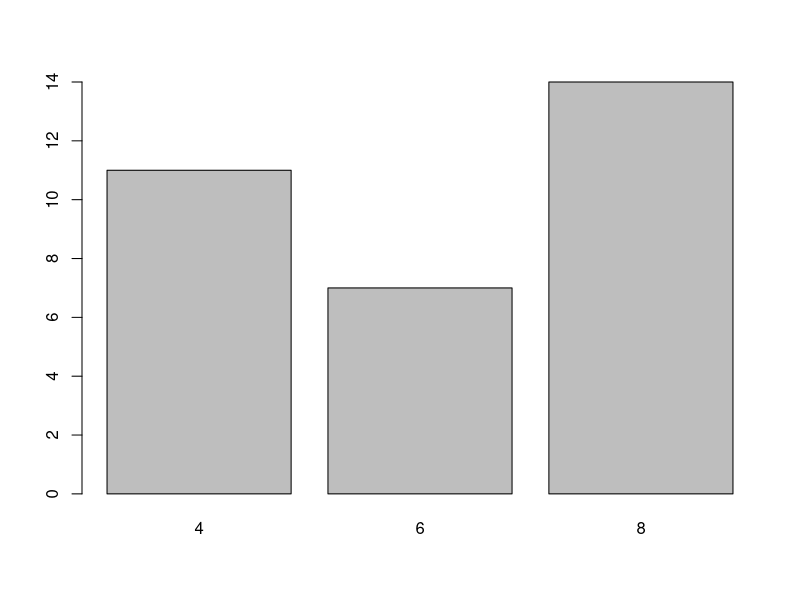
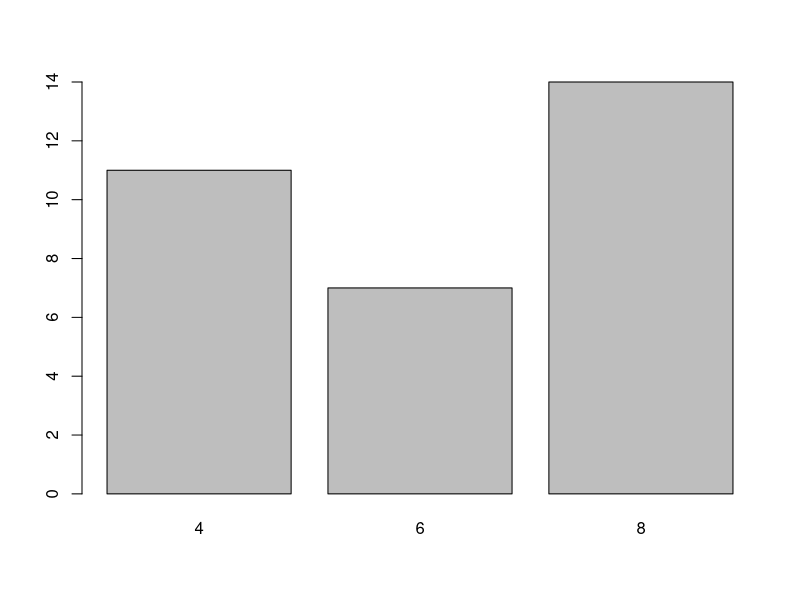
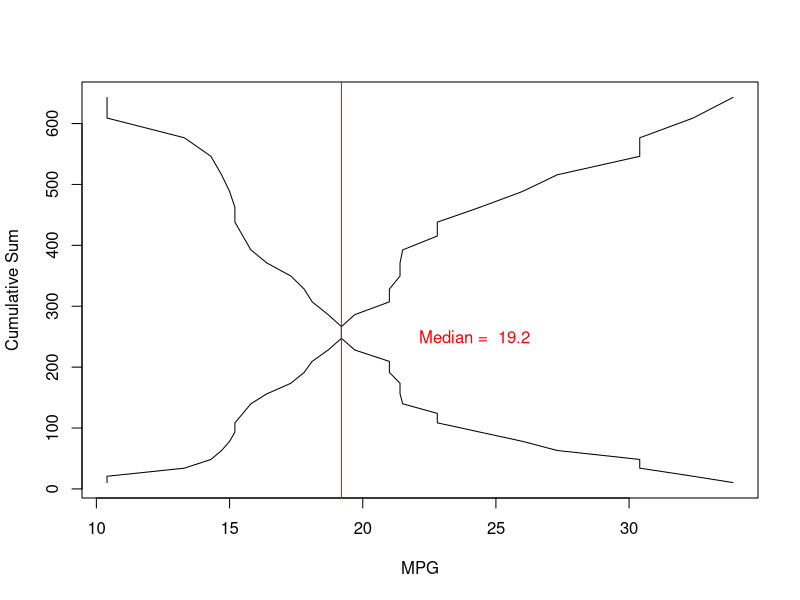
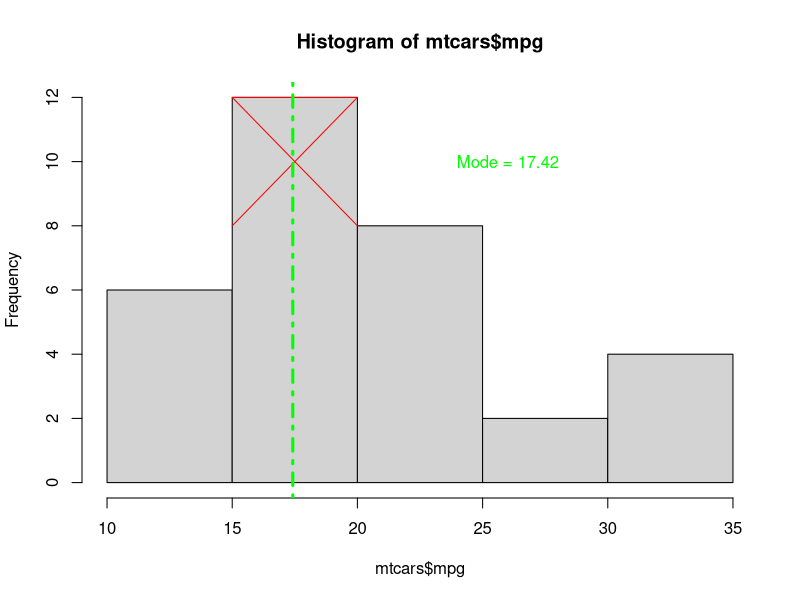
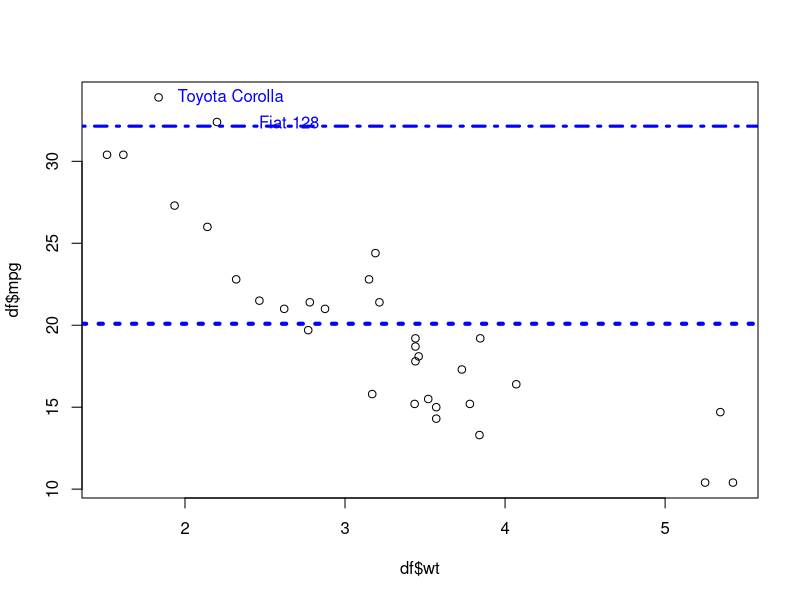
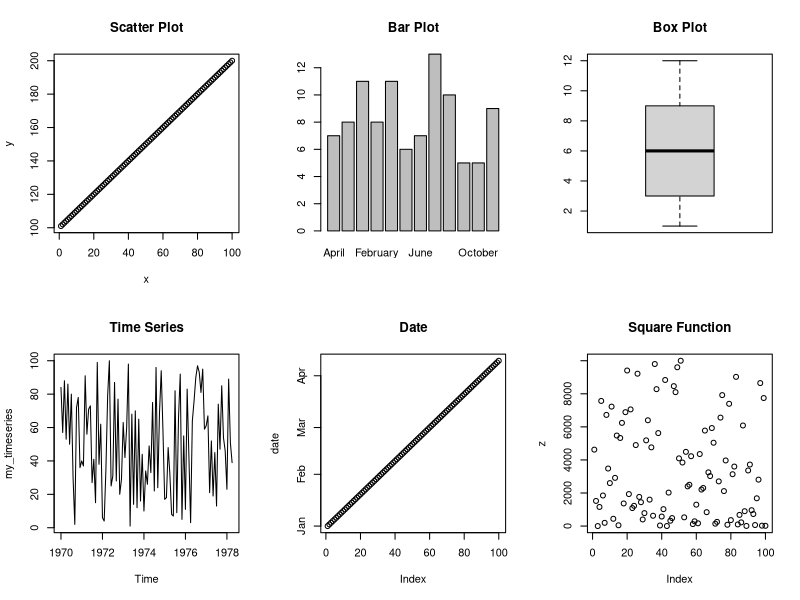
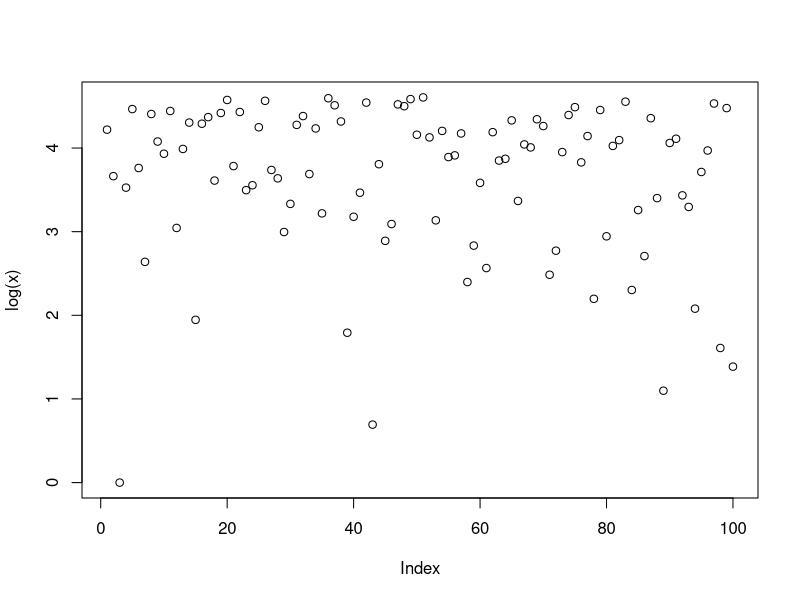
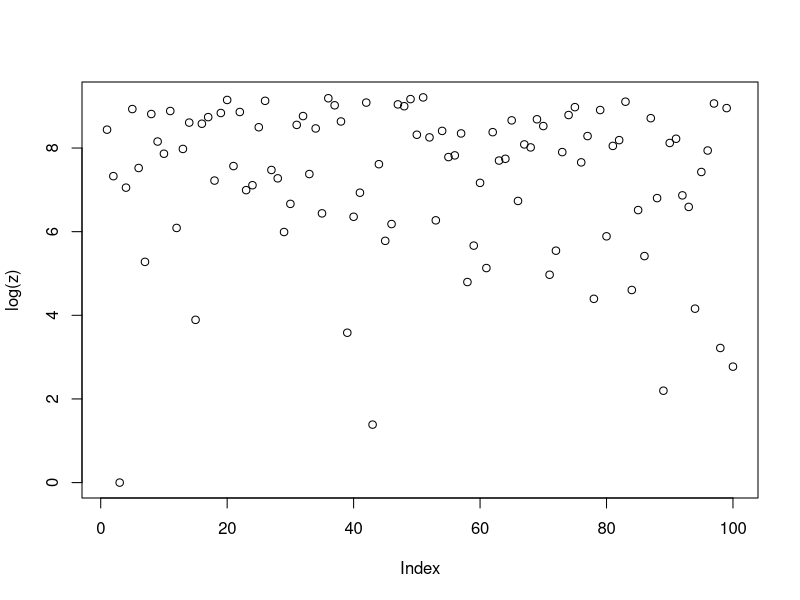

These charts were generated, in order, by the following R code:
## 1. Create a barplot of cyl variable of mtcars data with and without using factor argument

df<- mtcars             #creating df object that has mtcars dataframe data
barplot(table(df$cyl))  #getting frequency of data in df$cyl and plotting in barplot

plot(factor(df$cyl))    #plotting graph using plot function with factor argument

################################################################################################################
## 2. Locate median of mpg variable of mtcars data graphically and compare the median value with in-built function of R

newmtcarmpg<-sort(mtcars$mpg,decreasing = FALSE)                                   #sorting mpg attribute values in ascending order
cumulativeSum<- cumsum(newmtcarmpg)                                                #calculating cumulative sum frequencies
plot(newmtcarmpg,cumulativeSum,type = "l",xlab = "MPG",ylab = "Cumulative Sum")    #plot mpg vs cumulative summ
lines(newmtcarmpg,rev(cumulativeSum))                                              #adding more than ogive curve
abline(v=median(mtcars$mpg),col="red")                                             #getting vertical line
text(median(mtcars$mpg)+05,250,paste("Median = ",median(mtcars$mpg),sep = " "),col="red")

##############################################################################################################
## 3. Locate mode of mpg variable of mtcars data graphically and compare the mode value with the in-built/custom function of R
myHist<- hist(mtcars$mpg)                                                     #creating object of histogram
modeOfData<- 3*median(mtcars$mpg) -2*mean(mtcars$mpg)                         #calculation for mode
lines(x=myHist$breaks[c(2,3,2,3)],y=myHist$counts[c(3,2,2,3)],col="red")      #plotting lines that intersect each other at 17.42
abline(v=modeOfData,lty=16,lwd=3,col="green")                                 #ploting vertical line
text(26,10,paste("Mode = ",round(modeOfData,2),sep = ""),col="green")         #setting text
#############################################################################################################
#4. Create a scatterplot of mgp (dependent) and wt (independent) variable of mtcars data, add ablines at mean plus-minus 2 standard
#deviation and show the name of the cars with mpg > 2 standard deviation from mean inside the scatterplot obtained above getting plot of
#wt as independent variable and milege as dependent variable
plot(df$wt,df$mpg)

#adding lines for mean of df$mpg and +- twice standard deviation
abline(h=mean(df$mpg),lwd=4,lty=3,col="blue")
abline(h=mean(df$mpg)+2*sd(df$mpg),lwd=3,lty=4,col="blue")
abline(h=mean(df$mpg)-2*sd(df$mpg),lwd=3,lty=4,col="blue")

#getting row names of data in which mpg is greater than sum of mean and twice standard deviation
lists<- (row.names(df)[df$mpg>(2*sd(df$mpg)+mean(df$mpg))])
numbers<- which(row.names(df) %in% lists)                     #getting row number
text(df$wt[numbers]+0.45,df$mpg[numbers],labels = row.names(df)[numbers],col = "blue")  #setting text for scatter plot

#######################################################################################################
## 5. Create a x variable with 100 random numbers and y variable with x + 100 random numbers;
#create a factor variable with 100 monthly random observations, create a time series data with 100 random values starting from January 1970; 
#create a date variable with 100 random values starting from 1970/01/01 increasing each day; create a new variable z with square of x variable
set.seed(1)
x<- sample(100,replace = FALSE)
y<- x+100
monthRandom<- factor(sample(month.name[1:12],100,replace=T))
my_timeseries<- ts(sample(100,replace = FALSE),start = c(1970,1),frequency=12)
date<- seq(as.Date("2005/1/1"), by ="day", length = 100)
z<- x^2

#######################################################################################################
## 6. Create a 2 x 3 plot window with scatterplot, barplot, boxplot, time series plot, date plot and square function plot
par(mfrow=c(2,3))
plot(x,y,main="Scatter Plot")
barplot(table(monthRandom),main="Bar Plot")
boxplot(monthRandom,main="Box Plot")
plot(my_timeseries,main="Time Series")
plot(date,main="Date")
plot(z,main="Square Function")
par(mfrow=c(1,1))
##############################################################################################################
## 7. Perform log transformation on x and z variables i.e. log of x, log of z and log of x and z in the plot command and interpret the results carefully 
plot(log(x))
plot(log(z))
plot(log(z),log(x))
##############################################################################################################
## 8. Create a 1x1 plot window with correlation matrix plot of first three numerical variable of mtcars data (cyl is not numeric, its factor!)
View(mtcars)
par(mfrow=c(1,1))
plot(mtcars[,c(1,3,4)],main="Correlation matrix plot")
###########################################################################################################################################
## 9. Interpret the result of the correlation matrix plot obtained above with respect to the correlation coefficient to be used for each pair
cor(mtcars$mpg,mtcars$disp)
cor(mtcars$mpg,mtcars$hp)
cor(mtcars$disp,mtcars$hp)
#############################################################################################################################################
## 10. Write advantage and limitations of plots created using R base packages based on these nine steps

